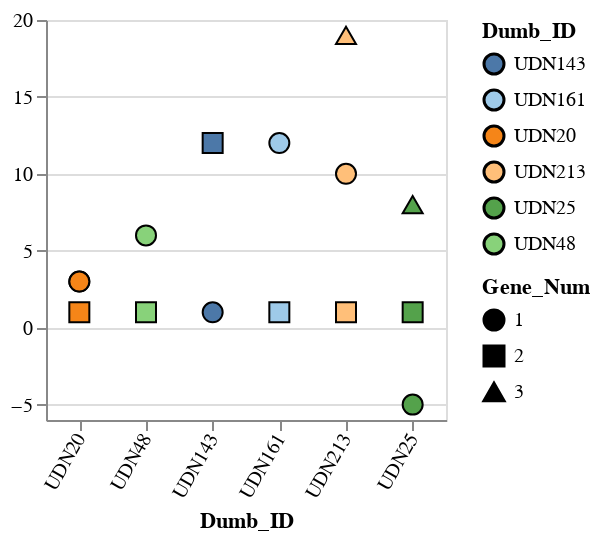

Notebook code for this chart:
### Code cell
gs_exomiser_plot = alt.Chart(to_plot).mark_point(filled=True,size=100, stroke='black',strokeWidth=1, opacity=1).encode(
    x=alt.X('Dumb_ID', sort='-y',axis=alt.Axis(labelAngle=-60)),
    y=alt.Y('Variant_Level_noMOI_rank_noN_filtered_15_85_human_revel_mvp_alphaM_spliceAI_noWL',title=''),
    shape='Gene_Num',
    color=alt.Color('Dumb_ID', scale=alt.Scale(scheme='tableau20'))
).properties(width=200, height=200)
gs_exomiser_plot

### Figure 1 — Vega-Lite specification as saved in the notebook (floating-point values rounded to 4 significant figures)
{"config": {"view": {"continuousWidth": 300, "continuousHeight": 300}}, "data": {"name": "data-28e0c50092dd31b7020e440d3dbddf0a"}, "mark": {"type": "point", "filled": true, "opacity": 1, "size": 100, "stroke": "black", "strokeWidth": 1}, "encoding": {"color": {"field": "Dumb_ID", "scale": {"scheme": "tableau20"}, "type": "nominal"}, "shape": {"field": "Gene_Num", "type": "nominal"}, "x": {"axis": {"labelAngle": -60}, "field": "Dumb_ID", "sort": "-y", "type": "nominal"}, "y": {"field": "Variant_Level_noMOI_rank_noN_filtered_15_85_human_revel_mvp_alphaM_spliceAI_noWL", "title": "", "type": "quantitative"}}, "height": 200, "width": 200, "$schema": "https://vega.github.io/schema/vega-lite/v5.17.0.json", "datasets": {"data-28e0c50092dd31b7020e440d3dbddf0a": [{"ID": "UDN058032_FCSK", "Dumb_ID": "UDN20", "Variant_Level_noMOI_rank_noN_filtered_15_85_human_revel_mvp_alphaM_spliceAI_noWL": 3.0, "Patient_ID": "UDN058032", "Gene": "FCSK", "Gene_Num": "1"}, {"ID": "UDN058032_FCSK", "Dumb_ID": "UDN20", "Variant_Level_noMOI_rank_noN_filtered_15_85_human_revel_mvp_alphaM_spliceAI_noWL": 3.0, "Patient_ID": "UDN058032", "Gene": "FCSK", "Gene_Num": "1"}, {"ID": "UDN058032_HCFC1", "Dumb_ID": "UDN20", "Variant_Level_noMOI_rank_noN_filtered_15_85_human_revel_mvp_alphaM_spliceAI_noWL": 1.0, "Patient_ID": "UDN058032", "Gene": "HCFC1", "Gene_Num": "2"}, {"ID": "UDN063711_SERPINA1", "Dumb_ID": "UDN25", "Variant_Level_noMOI_rank_noN_filtered_15_85_human_revel_mvp_alphaM_spliceAI_noWL": -5.0, "Patient_ID": "UDN063711", "Gene": "SERPINA1", "Gene_Num": "1"}, {"ID": "UDN063711_COL4A1", "Dumb_ID": "UDN25", "Variant_Level_noMOI_rank_noN_filtered_15_85_human_revel_mvp_alphaM_spliceAI_noWL": 1.0, "Patient_ID": "UDN063711", "Gene": "COL4A1", "Gene_Num": "2"}, {"ID": "UDN063711_BARD1", "Dumb_ID": "UDN25", "Variant_Level_noMOI_rank_noN_filtered_15_85_human_revel_mvp_alphaM_spliceAI_noWL": 8.0, "Patient_ID": "UDN063711", "Gene": "BARD1", "Gene_Num": "3"}, {"ID": "UDN110060_TCIRG1", "Dumb_ID": "UDN48", "Variant_Level_noMOI_rank_noN_filtered_15_85_human_revel_mvp_alphaM_spliceAI_noWL": 6.0, "Patient_ID": "UDN110060", "Gene": "TCIRG1", "Gene_Num": "1"}, {"ID": "UDN110060_CLCN7", "Dumb_ID": "UDN48", "Variant_Level_noMOI_rank_noN_filtered_15_85_human_revel_mvp_alphaM_spliceAI_noWL": 1.0, "Patient_ID": "UDN110060", "Gene": "CLCN7", "Gene_Num": "2"}, {"ID": "UDN384036_NLRP12", "Dumb_ID": "UDN143", "Variant_Level_noMOI_rank_noN_filtered_15_85_human_revel_mvp_alphaM_spliceAI_noWL": 1.0, "Patient_ID": "UDN384036", "Gene": "NLRP12", "Gene_Num": "1"}, {"ID": "UDN384036_RAPGEFL1", "Dumb_ID": "UDN143", "Variant_Level_noMOI_rank_noN_filtered_15_85_human_revel_mvp_alphaM_spliceAI_noWL": 12.0, "Patient_ID": "UDN384036", "Gene": "RAPGEFL1", "Gene_Num": "2"}, {"ID": "UDN429732_GJB2", "Dumb_ID": "UDN161", "Variant_Level_noMOI_rank_noN_filtered_15_85_human_revel_mvp_alphaM_spliceAI_noWL": 12.0, "Patient_ID": "UDN429732", "Gene": "GJB2", "Gene_Num": "1"}, {"ID": "UDN429732_SOX11", "Dumb_ID": "UDN161", "Variant_Level_noMOI_rank_noN_filtered_15_85_human_revel_mvp_alphaM_spliceAI_noWL": 1.0, "Patient_ID": "UDN429732", "Gene": "SOX11", "Gene_Num": "2"}, {"ID": "UDN559180_FLCN", "Dumb_ID": "UDN213", "Variant_Level_noMOI_rank_noN_filtered_15_85_human_revel_mvp_alphaM_spliceAI_noWL": 10.0, "Patient_ID": "UDN559180", "Gene": "FLCN", "Gene_Num": "1"}, {"ID": "UDN559180_SATB1", "Dumb_ID": "UDN213", "Variant_Level_noMOI_rank_noN_filtered_15_85_human_revel_mvp_alphaM_spliceAI_noWL": 1.0, "Patient_ID": "UDN559180", "Gene": "SATB1", "Gene_Num": "2"}, {"ID": "UDN559180_FLG", "Dumb_ID": "UDN213", "Variant_Level_noMOI_rank_noN_filtered_15_85_human_revel_mvp_alphaM_spliceAI_noWL": 19.0, "Patient_ID": "UDN559180", "Gene": "FLG", "Gene_Num": "3"}]}}
